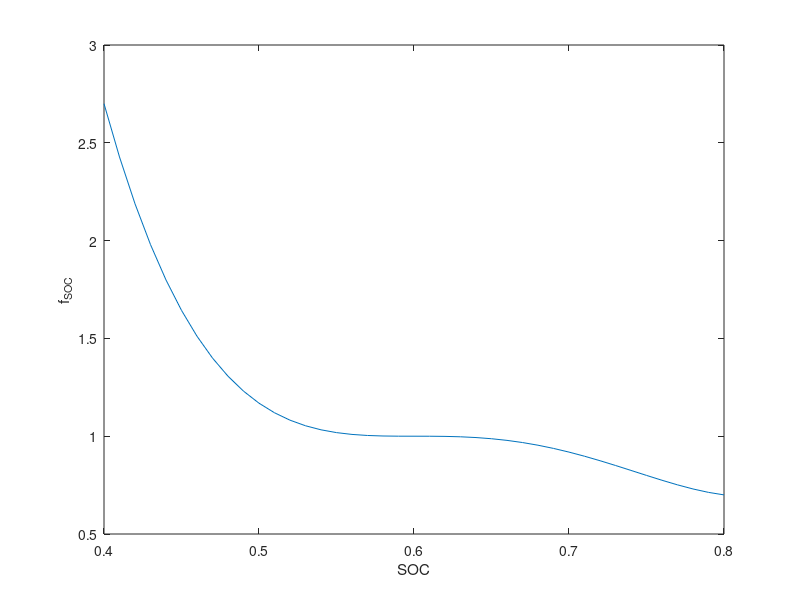
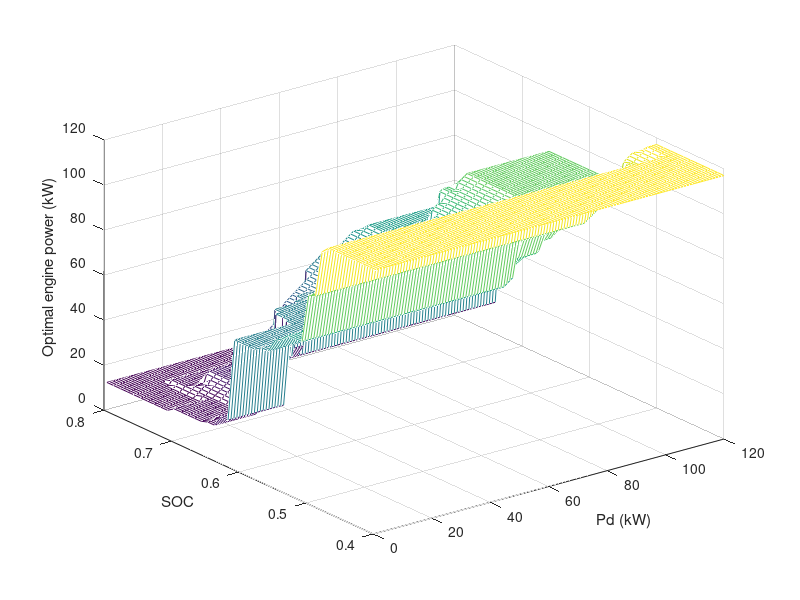

The MATLAB source for these figures, in order:
%Ex13.m
% generate engine power command map using the ECMS concept
% for a parallel HEV
clear all;
close all;

load engine_parameters
Throttle_grid=[0:5:100];
engine_speed = [600:200:6000]*2*pi/60;    % rad/sec
for k = 1:21,
    for j = 1:28,
       engine_out_power(k,j) = engine_speed(j)*engine_torque(k,j)/1000;    % engine out power (kW)
    end
end

opt_eng_speed = [600: 3400/48: 4000];
opt_throttle = [18:1:66];
opt_fuel = interp2([600:200:6000], Throttle_grid, fuel_map, opt_eng_speed, opt_throttle);
opt_power = interp2([600:200:6000]*2*pi/60, Throttle_grid, engine_out_power, ...
                    opt_eng_speed*2*pi/60, opt_throttle);
                
SC_eng = 0.07;     % conversion factor from P_batt to equivalent fuel consumption
Eff_elec = 0.92;
soc_L = 0.5;
soc_H = 0.7;
soc = [0.4:0.01:0.8];
x_soc =  (soc - (soc_L+soc_H)/2)/(soc_H-soc_L);
f_soc = 1-(1-0.7.*x_soc).*x_soc.^3;                % 1 by41

figure(1)
plot(soc, f_soc)
xlabel('SOC'), ylabel('f_S_O_C')

Peng = [1:1:120];
fuel_engine = interp1(opt_power, opt_fuel, Peng, 'linear');
 
for i = 1:120,
  Pd(i) = i*1.0;	% Pd from 1 to 120kw
  P_motor(i,:) = Pd(i)*ones(1,120) - Peng; 
  
  for j = 1:120,
    if P_motor(i,j) > 0
      P_batt(i,j) = P_motor(i,j)/Eff_elec;  % assume a constant battery/power electronics efficiency
    else                                    % Can be modified to be SOC dependent
      P_batt(i,j) = P_motor(i,j)*Eff_elec;  % Charging efficiency does not need to be 
    end                                     % the same as discharging efficiency but here we use the same
  end

  for k = 1:41, 
    fuel_batt(k,i,:) = f_soc(k)*SC_eng*P_batt(i,:)/Eff_elec;
    fuel_total(k,i,:) = reshape(fuel_engine,1,1,120) + fuel_batt(k,i,:) ;  
  end
end

% Showing example at a particular case, where Pd and SOC are specified by
% index1 and index2, respectively
index1 = 60;    % index1 here = Pd (kW)
index2 = 21;    % index2 indicate which SOC level in [0.4:0.01:0.8] is selected 

%figure(2)
%subplot(411), plot(Peng, fuel_engine)
%xlabel('Engine Power (kW)'), ylabel('Fuel_e_n_g')
%title('Pd = 60kW, SOC = 0.6')
%subplot(412), plot(Peng, P_batt(index1,:))
%xlabel('Engine Power (kW)'), ylabel('Battery power (kW)')
%subplot(413), plot(Peng, squeeze(fuel_batt(index2,index1,:)))
%xlabel('Engine Power (kW)'), ylabel('Fuel_b_a_t_t')
%subplot(414), plot(Peng, squeeze(fuel_total(index2,index1,:)))
%xlabel('Engine Power (kW)'), ylabel('Total fuel')
%hold on
%[fuel_min, index] = min(fuel_total(index2,index1,:));
%plot(Peng(index), fuel_min, 'r*'), hold off

figure(3)
for index1 = 1:120                 % Pd from 1 to 120 kW
    for index2 = 1:41               % SOC 0.4:0.01:0.8
        [fuel_min(index2, index1), index] = min(fuel_total(index2,index1,:));
        Peng_optimal(index2, index1) = Peng(index);
    end
end

mesh(Pd, soc, Peng_optimal)
xlabel('Pd (kW)'), ylabel('SOC'), zlabel('Optimal engine power (kW)')

